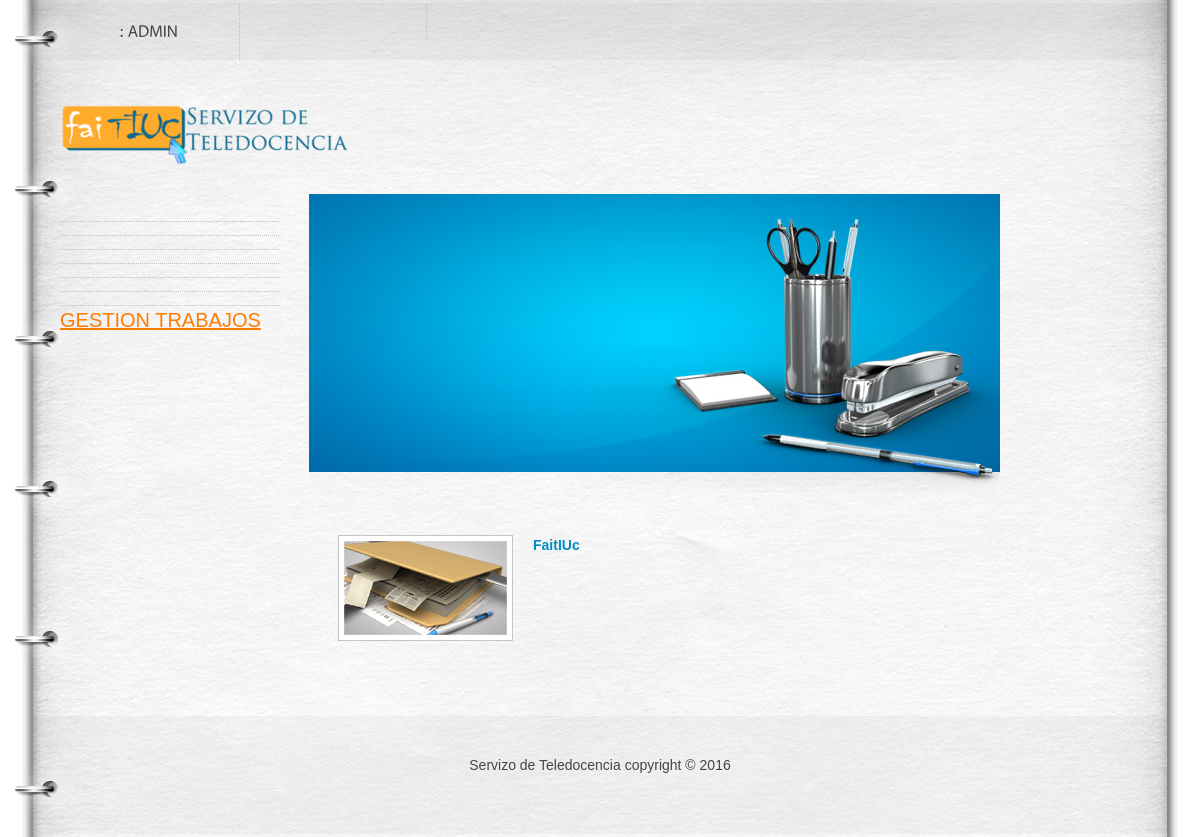
The app's page /Views/DEFAULT_Vista.php (signed in), older data.
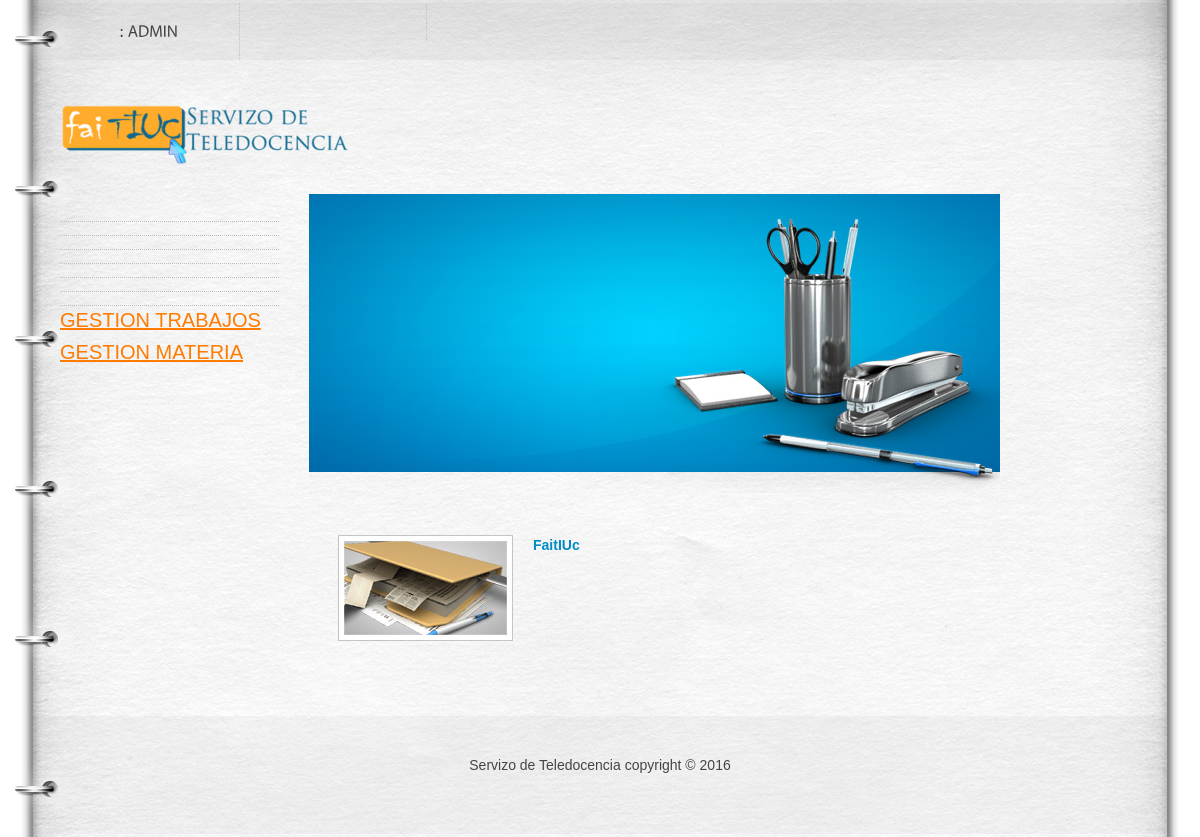
The same page, newer data.
### tables this page shows
CREATE TABLE IF NOT EXISTS `ROL_FUNCIONALIDAD` (
  `ROL_ID` int(10) NOT NULL,
  `FUNCIONALIDAD_ID` int(10) NOT NULL
);

CREATE TABLE IF NOT EXISTS `FUNCIONALIDAD` (
`FUNCIONALIDAD_ID` int(10) NOT NULL,
  `FUNCIONALIDAD_NOM` varchar(80) NOT NULL
);

### et3_iu/Functions/LibraryFunctions.php (the view, shortened to what this page needs)
<?php
function ConsultarNOMFuncionalidad($FUNCIONALIDAD_ID) {
    $mysqli = new mysqli("localhost", "iu2016", "iu2016", "IU2016");
    $sql = "SELECT FUNCIONALIDAD_NOM FROM FUNCIONALIDAD WHERE FUNCIONALIDAD_ID='" . $FUNCIONALIDAD_ID . "'";
    $result = $mysqli->query($sql)->fetch_array();
    return $result['FUNCIONALIDAD_NOM'];
}
function añadirFuncionalidades($NOM) {
    $mysqli = new mysqli("localhost", "iu2016", "iu2016", "IU2016");
    $rol = "SELECT USUARIO_TIPO FROM USUARIO  WHERE USUARIO_USER='" . $NOM['login'] . "'";
    $sql = "SELECT FUNCIONALIDAD_ID, ROL_ID FROM ROL_FUNCIONALIDAD WHERE ROL_ID=(" . $rol . ")";
    if (!($resultado = $mysqli->query($sql))) {
        echo 'Error en la consulta sobre la base de datos';
    } else {
        while ($fila = $resultado->fetch_array()) {
            $funcionalidad = ConsultarNOMFuncionalidad($fila['FUNCIONALIDAD_ID']);
            switch ($funcionalidad) {
                case "GESTION USUARIOS":
                    ?><li><span><a style="font-size:20px;" href='../Controllers/USUARIO_Controller.php'><?php echo $strings['Gestión de usuarios'] ?></a></span></li> <?php
                                break;
                                ?><li><span><a style="font-size:20px;" href='../Controllers/USUARIO_Controller.php'><?php echo $strings['Gestión de usuarios'] ?></a></span></li> <?php
                            case "GESTION ROLES":
                                ?><li><span><a style="font-size:20px;" href='../Controllers/ROL_Controller.php'><?php echo $strings['Gestión de Roles'] ?></a></span></li> <?php
                                break;
                            case "GESTION FUNCIONALIDADES":
                                ?> <li><span><a  style="font-size:20px;"href='../Controllers/FUNCIONALIDAD_Controller.php'><?php echo $strings['Gestión de Funcionalidades'] ?></a></span></li><?php
                                break;
                            case "GESTION PAGINAS":
                                ?><li><span><a style="font-size:20px;" href='../Controllers/PAGINA_Controller.php'><?php echo $strings['Gestión de Páginas'] ?></a></span></li> <?php
                                break;
                            case "GESTION RUBRICAS":
                                ?><li><span><a style="font-size:20px;" href='../Controllers/RUBRICA_Controller.php'><?php echo $strings['Gestión de Rúbricas'] ?></a></span></li> <?php
                                break;
                            case "GESTION DOCUMENTACION":
                                ?><li><span><a style="font-size:20px;" href='../Controllers/DOCUMENTACION_Controller.php'><?php echo $strings['Gestión de Documentación'] ?></a></span></li> <?php
                                break;
                            case "GESTION ENTREGAS":
                                ?><li><span><a style="font-size:20px;" href='../Controllers/ENTREGAS_Controller.php'><?php echo $strings['Gestión de Entregas'] ?></a></span></li> <?php
                                break;
                                ?><li><span><a style="font-size:20px;" href='../Controllers/ENTREGAS_Controller.php'><?php echo $strings['Gestión de Entregas'] ?></a></span></li> <?php
                            case "GESTION DE ITEMS DE RUBRICAS":
                                break;
                            default:
                                $link = str_replace(" ", "_", ConsultarNOMFuncionalidad($fila['FUNCIONALIDAD_ID'])) . "_Controller.php";
                                echo "<a style='font-size:20px;'href='../Controllers/" . $link . "'>" . ConsultarNOMFuncionalidad($fila['FUNCIONALIDAD_ID']) . " </a><br><br>";
                                break;
                        }
                    }
                }
            }
            ?>

### Views/DEFAULT_Vista.php (shortened to what this page needs)
<!DOCTYPE html>
<?php
include '../Functions/LibraryFunctions.php';
?>
<html
<head>
    <link rel="stylesheet" href="../css/reset.css" type="text/css" media="all">
    <link rel="stylesheet" href="../css/style.css" type="text/css" media="all">
</head>
<body id="page2">
<div class="wrap">
    <header>
        <div class="container">
            <h1><a href="../Views/DEFAULT_Vista.php"></a></h1>
            <nav>
                <ul>
                    <li ><a class="m2"><?php echo $strings['Usuario'].": ". $_SESSION['login']; ?></a></li>
                    <li><a href="../Functions/Desconectar.php" class="m1"><?php echo  $strings['Cerrar Sesión']; ?></a></li>
                </ul>
            </nav>
        </div>
    </header>
    <div class="container">
        <aside>
            <ul class="categories">
               <?php echo añadirFuncionalidades($_SESSION);?>
                </ul>
        </aside>
        <section id="content">
            <div id="banner">
                <h2><?php echo $strings['Educacion']?> <span><?php echo $strings['Online']?><span><?php echo $strings['2016']?></span></span></h2>
            </div>
            <div class="inside">
                <div class="img-box"><img src="../images/2page-img4.jpg"><span class="txt1">FaitIUc</span>
               <?php echo $strings['texto']?></div>
            </div>
        </section>
    </div>
</div>
<footer>
    <div class="container">
        <div class="inside">
            <div class="wrapper">
                <div class="aligncenter"> Servizo de Teledocencia copyright © 2016 </div>
            </div>
        </div>
    </div>
</footer>
</body>
</html>

### et3_iu/css/style.css (style rules this page uses)
article, aside, audio, canvas, command, datalist, details, embed, figcaption, figure, footer, header, hgroup, keygen, meter, nav, output, progress, section, source, video { display:block; }
body { background:#fff; font-family:Arial, Helvetica, sans-serif; font-size:100%; line-height:1em; color:#454545; }
html { min-width:940px; }
html, body { height:100%; }
.container { margin:0 auto; width:1080px; overflow:hidden; font-size:.875em; padding-bottom:176px; }
header { background:url(../images/header-bg.jpg) no-repeat center top; min-width:940px; }
header .container { height:194px; position:relative; padding:0; }
section#content { float:left; width:691px; }
aside { width:219px; float:left; margin-right:30px; padding:5px 0 0 0; }
footer { background:url(../images/footer-bg.png) no-repeat center top; margin-top:-121px; min-width:940px; }
footer .container { height:121px; padding:0; }
.aligncenter { text-align:center; }
.wrapper { width:100%; overflow:hidden; }
.wrap { height:auto !important; height:100%; min-height:100%; background:url(../images/tail-middle.jpg) repeat-y center 194px; min-width:940px; }
.categories { padding-bottom:37px; }
.categories li { font-weight:bold; font-size:.857em; padding-bottom:8px; margin-bottom:6px; background:url(../images/divider1.gif) repeat-x left bottom; }
.img-box { width:100%; overflow:hidden; padding-bottom:20px; line-height:1.429em; }
.img-box img { float:left; margin:0 20px 0 0; }
#banner { width:691px; height:299px; background:url(../images/banner-bg.jpg) no-repeat left top; }
#banner h2 { color:#fff; font-size:42px; text-transform:none; line-height:1.2em; padding:75px 0 0 55px; margin:0; }
a { color:#ff7b01; outline:none; }
h1 { text-indent:-9999px; }
h1 a { width:473px; height:63px; position:absolute; left:0; top:104px; background:url(../images/logo.png) no-repeat left top; }
h2 { font-size:24px; line-height:1.2em; text-transform:uppercase; margin-bottom:20px; }
.txt1 { color:#008cc4; font-weight:bold; }
header nav { position:absolute; left:0; top:3px; }
header nav ul li { float:left; font-size:16px; line-height:1.2em; text-transform:uppercase; padding-right:1px; background:url(../images/divider.gif) repeat-y right top; }
header nav ul li a { color:#454545; text-decoration:none; display:block; float:left; text-align:center; padding:18px 0 20px 0; background-repeat:no-repeat; background-position:left top; }
header nav ul li a.m1 { width:186px; }
header nav ul li a.m2 { width:179px; }
#content .inside { padding:22px 20px 0 29px; }
footer .aligncenter { padding-top:39px; line-height:1.429em; }

Row changes from the older to the newer data that the page shows:
added rol_funcionalidad: FUNCIONALIDAD_ID.FUNCIONALIDAD_NOM "GESTION MATERIA"
